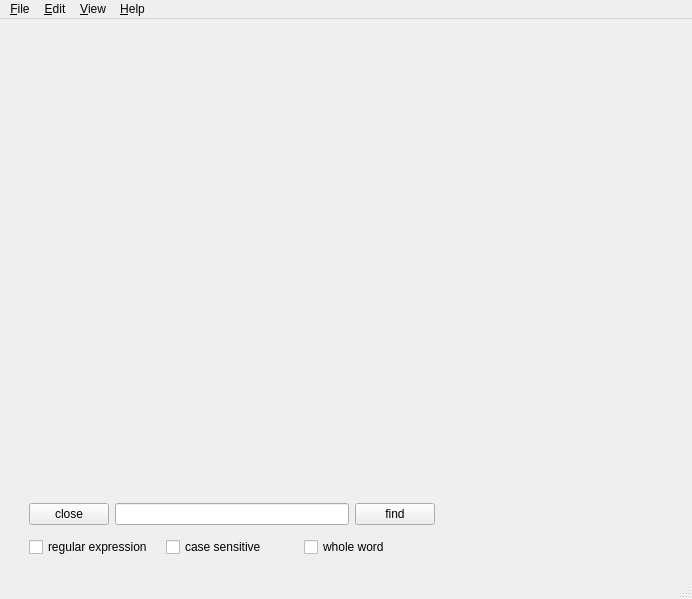
<?xml version="1.0" encoding="UTF-8"?>
<ui version="4.0">
 <class>MainWindow</class>
 <widget class="QMainWindow" name="MainWindow">
  <property name="geometry">
   <rect>
    <x>0</x>
    <y>0</y>
    <width>674</width>
    <height>599</height>
   </rect>
  </property>
  <property name="windowTitle">
   <string>KCodeeditor</string>
  </property>
  <widget class="QWidget" name="centralwidget">
   <layout class="QHBoxLayout" name="horizontalLayout_2">
    <item>
     <layout class="QVBoxLayout" name="verticalLayout">
      <item>
       <widget class="QsciScintilla" name="textEdit">
        <property name="toolTip">
         <string/>
        </property>
        <property name="whatsThis">
         <string/>
        </property>
       </widget>
      </item>
      <item>
       <widget class="QWidget" name="widget" native="true">
        <property name="sizePolicy">
         <sizepolicy hsizetype="Fixed" vsizetype="Fixed">
          <horstretch>0</horstretch>
          <verstretch>0</verstretch>
         </sizepolicy>
        </property>
        <property name="minimumSize">
         <size>
          <width>674</width>
          <height>71</height>
         </size>
        </property>
        <widget class="QWidget" name="">
         <property name="geometry">
          <rect>
           <x>20</x>
           <y>0</y>
           <width>406</width>
           <height>67</height>
          </rect>
         </property>
         <layout class="QVBoxLayout" name="verticalLayout_2">
          <item>
           <layout class="QHBoxLayout" name="horizontalLayout">
            <item>
             <widget class="QPushButton" name="pushButton">
              <property name="text">
               <string>close</string>
              </property>
             </widget>
            </item>
            <item>
             <widget class="QLineEdit" name="lineEdit"/>
            </item>
            <item>
             <widget class="QPushButton" name="pushButton_2">
              <property name="text">
               <string>find</string>
              </property>
             </widget>
            </item>
           </layout>
          </item>
          <item>
           <layout class="QHBoxLayout" name="horizontalLayout_3">
            <item>
             <widget class="QCheckBox" name="checkBox">
              <property name="text">
               <string>regular expression</string>
              </property>
             </widget>
            </item>
            <item>
             <widget class="QCheckBox" name="checkBox_2">
              <property name="text">
               <string>case sensitive</string>
              </property>
             </widget>
            </item>
            <item>
             <widget class="QCheckBox" name="checkBox_3">
              <property name="text">
               <string>whole word</string>
              </property>
             </widget>
            </item>
           </layout>
          </item>
         </layout>
        </widget>
       </widget>
      </item>
     </layout>
    </item>
   </layout>
  </widget>
  <widget class="QMenuBar" name="menubar">
   <property name="geometry">
    <rect>
     <x>0</x>
     <y>0</y>
     <width>674</width>
     <height>27</height>
    </rect>
   </property>
   <widget class="QMenu" name="menuFile">
    <property name="title">
     <string>&amp;File</string>
    </property>
    <addaction name="actionNew"/>
    <addaction name="actionOpen"/>
    <addaction name="actionSave"/>
    <addaction name="actionSave_As"/>
    <addaction name="actionQuit"/>
   </widget>
   <widget class="QMenu" name="menuEdit">
    <property name="title">
     <string>&amp;Edit</string>
    </property>
    <addaction name="actionCut"/>
    <addaction name="actionCopy"/>
    <addaction name="actionPaste"/>
    <addaction name="separator"/>
    <addaction name="actionUndo"/>
    <addaction name="actionRedo"/>
    <addaction name="separator"/>
    <addaction name="actionSelect_All"/>
    <addaction name="actionFind"/>
   </widget>
   <widget class="QMenu" name="menuView">
    <property name="title">
     <string>&amp;View</string>
    </property>
    <widget class="QMenu" name="menuChange_Language">
     <property name="title">
      <string>La&amp;nguage</string>
     </property>
     <addaction name="actionNormal"/>
     <addaction name="actionBash"/>
     <addaction name="actionBatch"/>
     <addaction name="actionCmake"/>
     <addaction name="actionCoffeeScript"/>
     <addaction name="actionC"/>
     <addaction name="actionC_2"/>
     <addaction name="actionC_3"/>
     <addaction name="actionCSS"/>
     <addaction name="actionD"/>
     <addaction name="actionFortan"/>
     <addaction name="actionHTML"/>
     <addaction name="actionJSON"/>
     <addaction name="actionLua"/>
     <addaction name="actionMakeFIle"/>
     <addaction name="actionMarkDown"/>
     <addaction name="actionMat"/>
     <addaction name="actionPascal"/>
     <addaction name="actionPerl"/>
     <addaction name="actionPython"/>
     <addaction name="actionRuby"/>
     <addaction name="actionSQL"/>
     <addaction name="actionTeX"/>
     <addaction name="actionYAML"/>
     <addaction name="actionXML"/>
    </widget>
    <addaction name="actionWordwrap"/>
    <addaction name="actionEnlarge"/>
    <addaction name="actionShrink_Font"/>
    <addaction name="actionShow_line_numbers"/>
    <addaction name="menuChange_Language"/>
    <addaction name="actionChange_Font"/>
    <addaction name="actionchange_font_color"/>
   </widget>
   <widget class="QMenu" name="menuHelp">
    <property name="title">
     <string>&amp;Help</string>
    </property>
    <addaction name="actionAbout"/>
    <addaction name="actionAbout_Qt"/>
   </widget>
   <addaction name="menuFile"/>
   <addaction name="menuEdit"/>
   <addaction name="menuView"/>
   <addaction name="menuHelp"/>
  </widget>
  <widget class="QStatusBar" name="statusBar"/>
  <action name="actionNew">
   <property name="text">
    <string>&amp;New</string>
   </property>
  </action>
  <action name="actionOpen">
   <property name="text">
    <string>&amp;Open</string>
   </property>
  </action>
  <action name="actionSave">
   <property name="text">
    <string>&amp;Save</string>
   </property>
  </action>
  <action name="actionSave_As">
   <property name="text">
    <string>Sa&amp;ve As</string>
   </property>
  </action>
  <action name="actionQuit">
   <property name="text">
    <string>&amp;Quit</string>
   </property>
  </action>
  <action name="actionCut">
   <property name="text">
    <string>&amp;Cut</string>
   </property>
   <property name="shortcut">
    <string>Ctrl+X</string>
   </property>
  </action>
  <action name="actionCopy">
   <property name="text">
    <string>C&amp;opy</string>
   </property>
   <property name="shortcut">
    <string>Ctrl+C</string>
   </property>
  </action>
  <action name="actionPaste">
   <property name="text">
    <string>&amp;Paste</string>
   </property>
   <property name="shortcut">
    <string>Ctrl+V</string>
   </property>
  </action>
  <action name="actionUndo">
   <property name="text">
    <string>&amp;Undo</string>
   </property>
   <property name="shortcut">
    <string>Ctrl+Z</string>
   </property>
  </action>
  <action name="actionRedo">
   <property name="text">
    <string>&amp;Redo</string>
   </property>
   <property name="shortcut">
    <string>Ctrl+Shift+Z</string>
   </property>
  </action>
  <action name="actionSelect_All">
   <property name="text">
    <string>&amp;Select All</string>
   </property>
   <property name="shortcut">
    <string>Ctrl+A</string>
   </property>
  </action>
  <action name="actionAbout">
   <property name="text">
    <string>&amp;About</string>
   </property>
  </action>
  <action name="actionAbout_Qt">
   <property name="text">
    <string>About &amp;Qt</string>
   </property>
  </action>
  <action name="actionWordwrap">
   <property name="checkable">
    <bool>true</bool>
   </property>
   <property name="checked">
    <bool>true</bool>
   </property>
   <property name="text">
    <string>&amp;Wordwrap</string>
   </property>
  </action>
  <action name="actionEnlarge">
   <property name="text">
    <string>&amp;Enlarge</string>
   </property>
   <property name="shortcut">
    <string>Ctrl++</string>
   </property>
  </action>
  <action name="actionShrink_Font">
   <property name="text">
    <string>&amp;Shrink Font</string>
   </property>
   <property name="shortcut">
    <string>Ctrl+-</string>
   </property>
  </action>
  <action name="actionShow_line_numbers">
   <property name="checkable">
    <bool>true</bool>
   </property>
   <property name="checked">
    <bool>true</bool>
   </property>
   <property name="text">
    <string>Show &amp;line numbers</string>
   </property>
  </action>
  <action name="actionFind">
   <property name="text">
    <string>&amp;Find</string>
   </property>
   <property name="shortcut">
    <string>Ctrl+F</string>
   </property>
  </action>
  <action name="actionReplace">
   <property name="text">
    <string>R&amp;eplace</string>
   </property>
  </action>
  <action name="actionReload">
   <property name="text">
    <string>Reload</string>
   </property>
  </action>
  <action name="actionNormal">
   <property name="text">
    <string>&amp;Normal</string>
   </property>
  </action>
  <action name="actionBash">
   <property name="text">
    <string>&amp;Bash</string>
   </property>
  </action>
  <action name="actionBatch">
   <property name="text">
    <string>Batch</string>
   </property>
  </action>
  <action name="actionCmake">
   <property name="text">
    <string>&amp;Cmake</string>
   </property>
  </action>
  <action name="actionCoffeeScript">
   <property name="text">
    <string>C&amp;offeeScript</string>
   </property>
  </action>
  <action name="actionC">
   <property name="text">
    <string>C</string>
   </property>
  </action>
  <action name="actionC_2">
   <property name="text">
    <string>C++</string>
   </property>
  </action>
  <action name="actionC_3">
   <property name="text">
    <string>C#</string>
   </property>
  </action>
  <action name="actionCSS">
   <property name="text">
    <string>CSS</string>
   </property>
  </action>
  <action name="actionD">
   <property name="text">
    <string>&amp;D</string>
   </property>
  </action>
  <action name="actionFortan">
   <property name="text">
    <string>&amp;Fortan</string>
   </property>
  </action>
  <action name="actionHTML">
   <property name="text">
    <string>&amp;HTML</string>
   </property>
  </action>
  <action name="actionJSON">
   <property name="text">
    <string>&amp;JSON</string>
   </property>
  </action>
  <action name="actionLua">
   <property name="text">
    <string>&amp;Lua</string>
   </property>
  </action>
  <action name="actionMakeFIle">
   <property name="text">
    <string>&amp;MakeFIle</string>
   </property>
  </action>
  <action name="actionMarkDown">
   <property name="text">
    <string>Mar&amp;kDown</string>
   </property>
  </action>
  <action name="actionMat">
   <property name="text">
    <string>Mat</string>
   </property>
  </action>
  <action name="actionPascal">
   <property name="text">
    <string>&amp;Pascal</string>
   </property>
  </action>
  <action name="actionPerl">
   <property name="text">
    <string>P&amp;erl</string>
   </property>
  </action>
  <action name="actionPython">
   <property name="text">
    <string>Python</string>
   </property>
  </action>
  <action name="actionRuby">
   <property name="text">
    <string>&amp;Ruby</string>
   </property>
  </action>
  <action name="actionSQL">
   <property name="text">
    <string>&amp;SQL</string>
   </property>
  </action>
  <action name="actionTeX">
   <property name="text">
    <string>&amp;TeX</string>
   </property>
  </action>
  <action name="actionYAML">
   <property name="text">
    <string>&amp;YAML</string>
   </property>
  </action>
  <action name="actionXML">
   <property name="text">
    <string>&amp;XML</string>
   </property>
  </action>
  <action name="actionPrint">
   <property name="text">
    <string>Print</string>
   </property>
  </action>
  <action name="actionPrint_Preview">
   <property name="text">
    <string>Print Preview</string>
   </property>
  </action>
  <action name="actionChange_Font">
   <property name="text">
    <string>&amp;Change Font</string>
   </property>
  </action>
  <action name="actionchange_font_color">
   <property name="text">
    <string>Change Font Color</string>
   </property>
  </action>
 </widget>
 <customwidgets>
  <customwidget>
   <class>QsciScintilla</class>
   <extends>QFrame</extends>
   <header>Qsci/qsciscintilla.h</header>
  </customwidget>
 </customwidgets>
 <resources/>
 <connections>
  <connection>
   <sender>actionCut</sender>
   <signal>triggered()</signal>
   <receiver>textEdit</receiver>
   <slot>cut()</slot>
   <hints>
    <hint type="sourcelabel">
     <x>-1</x>
     <y>-1</y>
    </hint>
    <hint type="destinationlabel">
     <x>336</x>
     <y>315</y>
    </hint>
   </hints>
  </connection>
  <connection>
   <sender>actionCopy</sender>
   <signal>triggered()</signal>
   <receiver>textEdit</receiver>
   <slot>copy()</slot>
   <hints>
    <hint type="sourcelabel">
     <x>-1</x>
     <y>-1</y>
    </hint>
    <hint type="destinationlabel">
     <x>336</x>
     <y>315</y>
    </hint>
   </hints>
  </connection>
  <connection>
   <sender>actionPaste</sender>
   <signal>triggered()</signal>
   <receiver>textEdit</receiver>
   <slot>paste()</slot>
   <hints>
    <hint type="sourcelabel">
     <x>-1</x>
     <y>-1</y>
    </hint>
    <hint type="destinationlabel">
     <x>336</x>
     <y>315</y>
    </hint>
   </hints>
  </connection>
  <connection>
   <sender>actionSelect_All</sender>
   <signal>triggered()</signal>
   <receiver>textEdit</receiver>
   <slot>selectAll()</slot>
   <hints>
    <hint type="sourcelabel">
     <x>-1</x>
     <y>-1</y>
    </hint>
    <hint type="destinationlabel">
     <x>336</x>
     <y>315</y>
    </hint>
   </hints>
  </connection>
  <connection>
   <sender>actionUndo</sender>
   <signal>triggered()</signal>
   <receiver>textEdit</receiver>
   <slot>undo()</slot>
   <hints>
    <hint type="sourcelabel">
     <x>-1</x>
     <y>-1</y>
    </hint>
    <hint type="destinationlabel">
     <x>336</x>
     <y>315</y>
    </hint>
   </hints>
  </connection>
  <connection>
   <sender>actionRedo</sender>
   <signal>triggered()</signal>
   <receiver>textEdit</receiver>
   <slot>redo()</slot>
   <hints>
    <hint type="sourcelabel">
     <x>-1</x>
     <y>-1</y>
    </hint>
    <hint type="destinationlabel">
     <x>336</x>
     <y>315</y>
    </hint>
   </hints>
  </connection>
  <connection>
   <sender>actionShrink_Font</sender>
   <signal>triggered()</signal>
   <receiver>textEdit</receiver>
   <slot>zoomOut()</slot>
   <hints>
    <hint type="sourcelabel">
     <x>-1</x>
     <y>-1</y>
    </hint>
    <hint type="destinationlabel">
     <x>336</x>
     <y>315</y>
    </hint>
   </hints>
  </connection>
  <connection>
   <sender>actionEnlarge</sender>
   <signal>triggered()</signal>
   <receiver>textEdit</receiver>
   <slot>zoomIn()</slot>
   <hints>
    <hint type="sourcelabel">
     <x>-1</x>
     <y>-1</y>
    </hint>
    <hint type="destinationlabel">
     <x>336</x>
     <y>315</y>
    </hint>
   </hints>
  </connection>
 </connections>
</ui>
